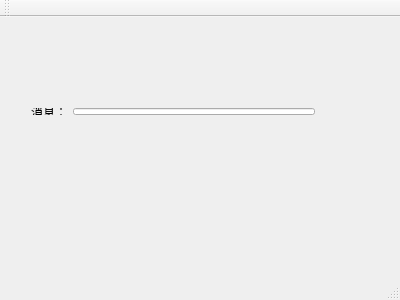
<?xml version="1.0" encoding="UTF-8"?>
<ui version="4.0">
 <class>MainWindow</class>
 <widget class="QMainWindow" name="MainWindow">
  <property name="geometry">
   <rect>
    <x>0</x>
    <y>0</y>
    <width>400</width>
    <height>300</height>
   </rect>
  </property>
  <property name="windowTitle">
   <string>MainWindow</string>
  </property>
  <widget class="QWidget" name="centralWidget">
   <widget class="QWidget" name="layoutWidget">
    <property name="geometry">
     <rect>
      <x>20</x>
      <y>80</y>
      <width>306</width>
      <height>29</height>
     </rect>
    </property>
    <layout class="QHBoxLayout" name="horizontalLayout">
     <item>
      <widget class="QLabel" name="label">
       <property name="text">
        <string>消息：</string>
       </property>
      </widget>
     </item>
     <item>
      <widget class="QLineEdit" name="lineEdit"/>
     </item>
    </layout>
   </widget>
  </widget>
  <widget class="QMenuBar" name="menuBar">
   <property name="geometry">
    <rect>
     <x>0</x>
     <y>0</y>
     <width>400</width>
     <height>25</height>
    </rect>
   </property>
  </widget>
  <widget class="QToolBar" name="mainToolBar">
   <attribute name="toolBarArea">
    <enum>TopToolBarArea</enum>
   </attribute>
   <attribute name="toolBarBreak">
    <bool>false</bool>
   </attribute>
  </widget>
  <widget class="QStatusBar" name="statusBar"/>
 </widget>
 <layoutdefault spacing="6" margin="11"/>
 <resources/>
 <connections/>
</ui>
